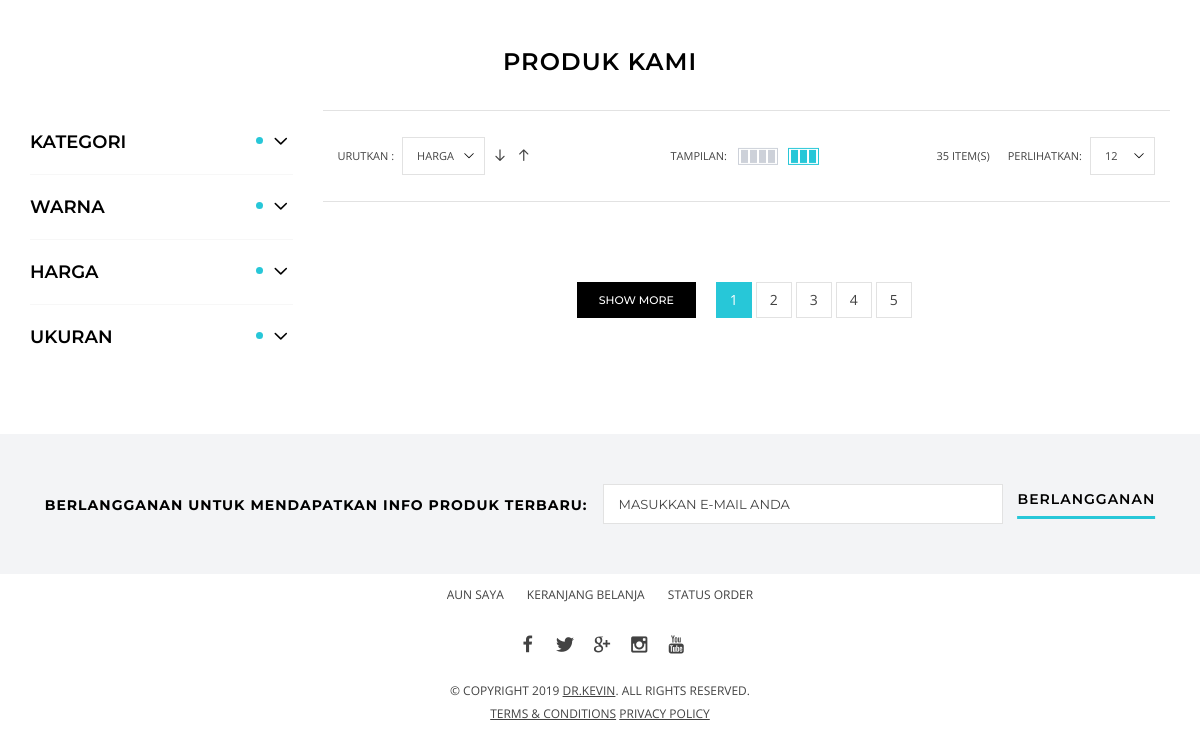
Before: / (lower part) with the older database file.
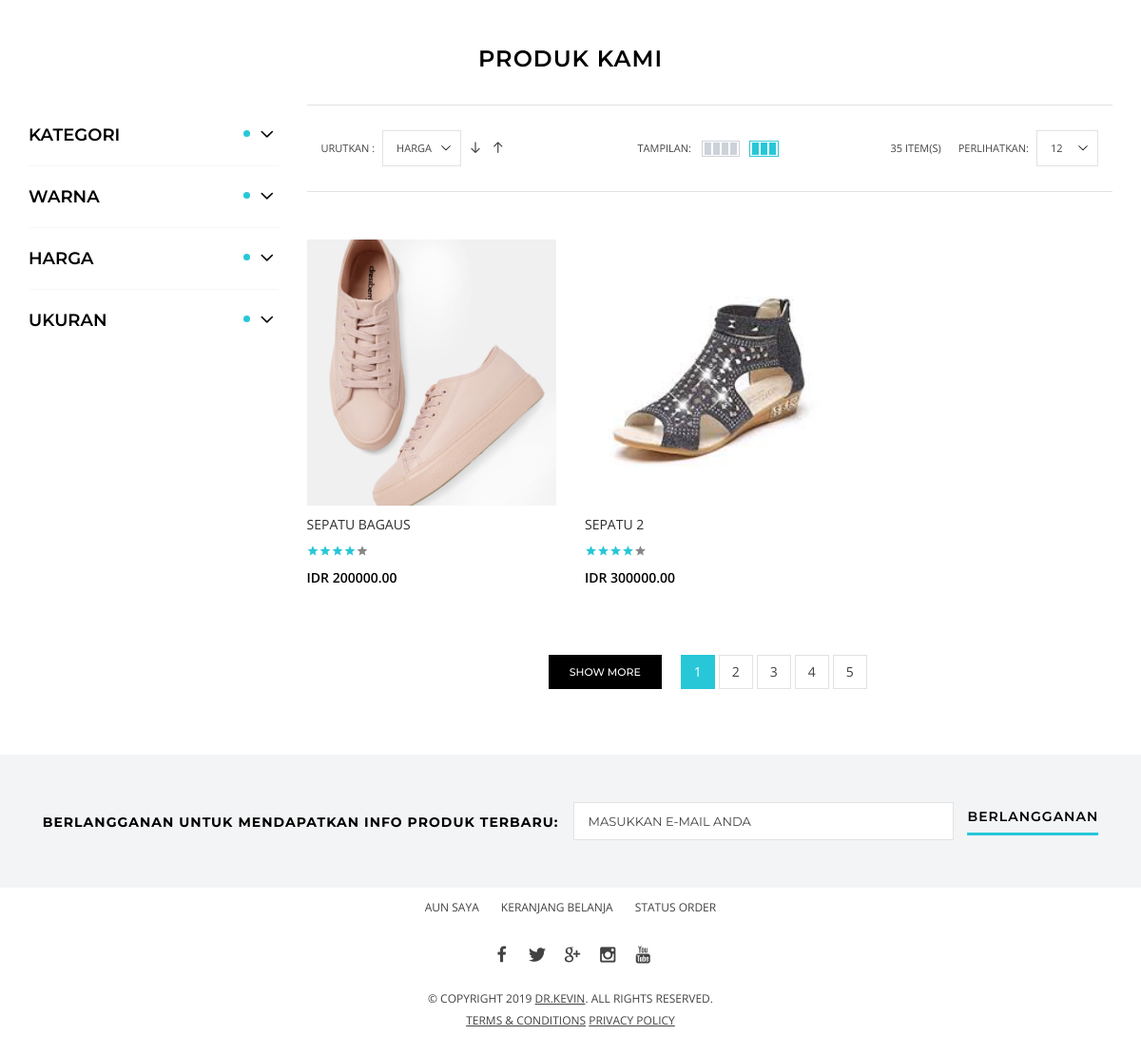
After: the same page with the newer database file.
### barang/models.py (models this page shows, shortened)
class Produk(models.Model):
    namaproduk = models.CharField(max_length=50)
    harga = models.DecimalField(max_digits=1000000, decimal_places=2)
    stok = models.IntegerField()
    gambar_barang = models.ImageField(upload_to="images", null=True)
    keterangan = models.TextField()
    kategori_produk = models.ForeignKey(KategoriBarang, on_delete=models.CASCADE, null=True)
    class Meta:
        verbose_name_plural = "Produk"

### barang/views.py (the view)
# urls.py: path('', views.home, name='barang-home'),
def home(request):
    barang = Produk.objects.all()
    warna = Warna.objects.all()
    return render (request, 'home.html', {'barang': barang, 'warna': warna})

### templates/home.html (shortened to what this page needs)
{% extends 'base.html' %}
{% load staticfiles %}
{% block content %}
    <div class="page-content">
        <div class="holder mt-0">
            <div class="container">
                <ul class="breadcrumbs">
                </ul>
            </div>
        </div>
            <div class="container">
                <div class="page-title text-center d-none d-lg-block">
                                    <div class="title">
                                        <h1>PRODUK KAMI</h1>
                                    </div>
                                </div>
                <div class="row">
                    <div class="col-lg-3 aside aside--left fixed-col js-filter-col">
                        <div class="fixed-col_container">
                            <div class="sidebar-block filter-group-block collapsed">
                                <div class="sidebar-block_title"><span>Kategori</span>
                                    <div class="toggle-arrow"></div>
                                </div>
                            </div>
                            <div class="sidebar-block filter-group-block collapsed">
                                <div class="sidebar-block_title"><span>Warna</span>
                                    <div class="toggle-arrow"></div>
                                </div>
                            </div>
                            <div class="sidebar-block filter-group-block collapsed">
                                <div class="sidebar-block_title"><span>Harga</span>
                                    <div class="toggle-arrow"></div>
                                </div>
                            </div>
                            <div class="sidebar-block filter-group-block collapsed">
                                <div class="sidebar-block_title"><span>Ukuran</span>
                                    <div class="toggle-arrow"></div>
                                </div>
                            </div>
                        </div>
                    </div>
                    <div class="col-lg aside">
                        <div class="prd-grid-wrap">
                            <div class="filter-row invisible">
                                <div class="row row-2">
                                    <div class="col-left d-flex align-items-center">
                                        <div class="sort-by-holder">
                                            <div class="select-label d-none d-lg-inline">Urutkan :</div>
                                            <div class="select-wrapper-sm d-none d-lg-inline-block"><select class="form-control input-sm">
                                                    <option value="price">Harga</option>
                                                </select></div>
                                            <div class="select-directions d-none d-lg-inline"><span><i class="icon icon-arrow-down"></i></span> <span><i class="icon icon-arrow-up"></i></span></div>
                                        </div>
                                    </div>
                                    <div class="col col-center d-none d-lg-flex align-items-center justify-content-center">
                                        <div class="view-label">Tampilan:</div>
                                        <div class="view-in-row"><span data-view="data-to-show-4"><i class="icon icon-view-4"></i></span><span data-view="data-to-show-3"><i class="icon icon-view-3"></i></span> </div>
                                    </div>
                                    <div class="col-right ml-auto d-none d-lg-flex align-items-center">
                                        <div class="items-count">35 item(s)</div>
                                        <div class="show-count-holder">
                                            <div class="select-label">Perlihatkan:</div>
                                            <div class="select-wrapper-sm"><select class="form-control input-sm">
                                                    <option value="featured">12</option>
                                                </select></div>
                                        </div>
                                    </div>
                                </div>
                            </div>
                            <div class="prd-grid product-listing data-to-show-3 data-to-show-md-3 data-to-show-sm-2 js-category-grid">
                        {% for barangs in barang %}
                                <div class="prd prd-has-loader prd-new prd-popular">
                                    <div class="prd-inside">
                                        <div class="prd-img-area"><a href="{% url 'item-detail' barangs.id %}" class="prd-img"><img style="height:280px; width:100%; object-fit: cover;" src="{{ barangs.gambar_barang.url }}" data-srcset="{{ barangs.gambar_barang.url }}" alt="Glamor shoes" class="js-prd-img lazyload"></a>
                                        </div>
                                        <div class="prd-info">
                                            <h2 class="prd-title"><a href="{% url 'barang-detail' %}">{{ barangs.namaproduk}}</a></h2>
                                            <div class="prd-rating prd-hidemobile"><i class="icon-star fill"></i><i class="icon-star fill"></i><i class="icon-star fill"></i><i class="icon-star fill"></i><i class="icon-star"></i></div>
                                            <div class="prd-price">
                                                <div class="price-new">IDR {{ barangs.harga}}</div>
                                            </div>
                                        </div>
                                    </div>
                                </div>
                        {% endfor %}
                            </div>
                            <div class="show-more d-flex mt-4 mt-md-6 justify-content-center align-items-start"><a href="#" class="btn btn--alt js-product-show-more" data-load="ajax/ajax-products-load.html">show more</a>
                                <ul class="pagination mt-0">
                                    <li class="active"><a href="#">1</a></li>
                                    <li><a href="#">2</a></li>
                                    <li><a href="#">3</a></li>
                                    <li><a href="#">4</a></li>
                                    <li><a href="#">5</a></li>
                                </ul>
                            </div>
                        </div>
                    </div>
                </div>
            </div>
        </div>
{% endblock %}

### templates/base.html (shortened to what this page needs)
{% load staticfiles %}
<!DOCTYPE html>
<html lang="en">
<head>
    <link href="{% static 'js/plugins.css' %}" rel="stylesheet">
    <link href="{% static 'css/style-light.css' %}" rel="stylesheet">
    <link href="{% static 'fonts/icomoon/icomoon.css' %}" rel="stylesheet">
</head>
<body class="is-dropdn-click">
{% block content %}{% endblock %}
     <footer class="page-footer footer-style-5 global_width @@classes">
     <div class="holder bgcolor bgcolor-2 py-5 mt-0">
            <div class="container">
                <div class="subscribe-form subscribe-form--style1">
                    <form action="#">
                        <div class="form-inline">
                            <div class="subscribe-form-title">berlangganan untuk mendapatkan info produk terbaru:</div><input type="text" class="form-control" placeholder="Masukkan e-mail anda"> <button type="submit" class="btn-decor">berlangganan</button>
                        </div>
                    </form>
                </div>
            </div>
        </div>
        <div class="footer-top container">
            <div class="footer-block py-1 py-md-0 mt-0 text-center">
                <div class="footer-menu">
                    <ul>
                        <li><a href="account-details.html">Aun Saya</a></li>
                        <li><a href="cart.html">Keranjang Belanja</a></li>
                        <li><a href="account-history.html">Status Order</a></li>
                    </ul>
                </div>
            </div>
            <div class="footer-block mt-1 text-center">
                <ul class="social-list">
                    <li><a href="#" class="icon icon-facebook"></a></li>
                    <li><a href="#" class="icon icon-twitter"></a></li>
                    <li><a href="#" class="icon icon-google"></a></li>
                    <li><a href="#" class="icon icon-instagram"></a></li>
                    <li><a href="#" class="icon icon-youtube"></a></li>
                </ul>
            </div>
        </div>
        <div class="footer-bottom container mt-2 pb-4">
            <div class="row justify-content-center">
                <div class="col-md-6 text-center">
                    <div class="footer-copyright">
                        <p class="footer-copyright-text"><span>© Copyright</span> 2019 <a href="#">DR.Kevin</a>. <span>All rights reserved.</span></p>
                        <p class="footer-copyright-links"><a href="#">Terms & conditions</a> <a href="#">Privacy policy</a></p>
                    </div>
                </div>
            </div>
        </div>
    </footer><a class="back-to-top js-back-to-top" href="#" title="Scroll To Top"></a>
</body>
</html>

Changed rows visible on the page:
added Produk: gambar_barang (picture), namaproduk "SEPATU BAGAUS", harga "200000.00"
added Produk: gambar_barang (picture), namaproduk "SEPATU 2", harga "300000.00"
